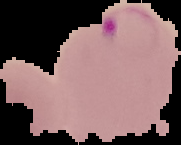
#> input picture archive/train/Parasitized/C101P62ThinF_IMG_20150923_170110_cell_20.png, 181 x 145 px; its folder holds 4 pictures in this run
$ jupyter execute Untitled2.ipynb   (shell and % lines are left out)
#> lines starting #> are read from the running program, lines starting #| are printed output that depends on the picture
[cell 1]
import os
import glob

base_dir = os.path.join(r'C:\Users\DEEPIKA JALAMANCHILI\Downloads\archive\train')
infected_dir = os.path.join(base_dir,'Parasitized')
healthy_dir = os.path.join(base_dir,'Uninfected')

infected_files = glob.glob(infected_dir+'/*.png')
healthy_files = glob.glob(healthy_dir+'/*.png')
len(infected_files), len(healthy_files)

[cell 2]
import numpy as np
import pandas as pd

np.random.seed(42)

files_df = pd.DataFrame({
    'filename': infected_files + healthy_files,
    'label': ['malaria'] * len(infected_files) + ['healthy'] * len(healthy_files)
}).sample(frac=1, random_state=42).reset_index(drop=True)

files_df.head()

[cell 3]
from sklearn.model_selection import train_test_split
from collections import Counter

train_files, test_files, train_labels, test_labels = train_test_split(files_df['filename'].values,
                                                                      files_df['label'].values,
                                                                      test_size=0.3, random_state=42)
train_files, val_files, train_labels, val_labels = train_test_split(train_files,
                                                                    train_labels,
                                                                    test_size=0.1, random_state=42)

print(train_files.shape, val_files.shape, test_files.shape)
print('Train:', Counter(train_labels), '\nVal:', Counter(val_labels), '\nTest:', Counter(test_labels))

[cell 4]
import cv2
from concurrent import futures
import threading

def get_img_shape_parallel(idx, img, total_imgs):
#> called with idx = 0, total_imgs = 1
    if idx % 5000 == 0 or idx == (total_imgs - 1):
        print('{}: working on img num: {}'.format(threading.current_thread().name,
                                                  idx))
    return cv2.imread(img).shape

ex = futures.ThreadPoolExecutor(max_workers=None)
data_inp = [(idx, img, len(train_files)) for idx, img in enumerate(train_files)]
print('Starting Img shape computation:')
train_img_dims_map = ex.map(get_img_shape_parallel,
                            [record[0] for record in data_inp],
                            [record[1] for record in data_inp],
                            [record[2] for record in data_inp])
train_img_dims = list(train_img_dims_map)
#> train_img_dims = [(145, 181, 3)]
print('Min Dimensions:', np.min(train_img_dims, axis=0))
#| Min Dimensions: [145 181   3]
print('Avg Dimensions:', np.mean(train_img_dims, axis=0))
#| Avg Dimensions: [145. 181.   3.]
print('Median Dimensions:', np.median(train_img_dims, axis=0))
#| Median Dimensions: [145. 181.   3.]
print('Max Dimensions:', np.max(train_img_dims, axis=0))
#| Max Dimensions: [145 181   3]

[cell 5]
IMG_DIMS = (125, 125)

def get_img_data_parallel(idx, img, total_imgs):
#> called with idx = 0, total_imgs = 1
    if idx % 5000 == 0 or idx == (total_imgs - 1):
        print('{}: working on img num: {}'.format(threading.current_thread().name,
                                                  idx))
    img = cv2.imread(img)
#> img is the input picture: shape (145, 181, 3); mean B, G, R 94.8, 94.1, 122.4
    img = cv2.resize(img, dsize=IMG_DIMS,
                     interpolation=cv2.INTER_CUBIC)
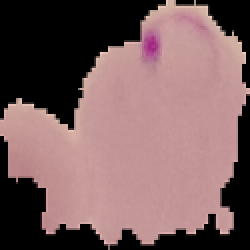
#> img: shape (125, 125, 3) (shown 2 times larger); mean B, G, R 95.2, 94.5, 122.8
    img = np.array(img, dtype=np.float32)
    return img

ex = futures.ThreadPoolExecutor(max_workers=None)
train_data_inp = [(idx, img, len(train_files)) for idx, img in enumerate(train_files)]
val_data_inp = [(idx, img, len(val_files)) for idx, img in enumerate(val_files)]
test_data_inp = [(idx, img, len(test_files)) for idx, img in enumerate(test_files)]

print('Loading Train Images:')
train_data_map = ex.map(get_img_data_parallel,
                        [record[0] for record in train_data_inp],
                        [record[1] for record in train_data_inp],
                        [record[2] for record in train_data_inp])
train_data = np.array(list(train_data_map))

print('\nLoading Validation Images:')
val_data_map = ex.map(get_img_data_parallel,
                        [record[0] for record in val_data_inp],
                        [record[1] for record in val_data_inp],
                        [record[2] for record in val_data_inp])
#> call 2 of get_img_data_parallel, with idx = 0, total_imgs = 1
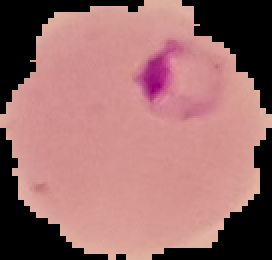
#> input picture archive/train/Parasitized/C101P62ThinF_IMG_20150918_151239_cell_100.png, 136 x 130 px (shown 2 times larger)
#> in get_img_data_parallel, img is the input picture: shape (130, 136, 3); mean B, G, R 108.1, 109.3, 156.1
#> in get_img_data_parallel (call 2), `img = cv2.resize(img, dsize=IMG_DIMS, interpolation=cv2.INTER_CUBIC)`:
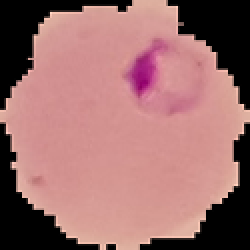
#> img: shape (125, 125, 3) (shown 2 times larger); mean B, G, R 108.4, 109.6, 156.5
val_data = np.array(list(val_data_map))

print('\nLoading Test Images:')
test_data_map = ex.map(get_img_data_parallel,
                        [record[0] for record in test_data_inp],
                        [record[1] for record in test_data_inp],
                        [record[2] for record in test_data_inp])
#> call 3 of get_img_data_parallel, with idx = 0, total_imgs = 2
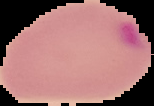
#> input picture archive/train/Parasitized/C111P72ThinF_IMG_20150930_112609_cell_168.png, 154 x 106 px
#> in get_img_data_parallel, img is the input picture: shape (106, 154, 3); mean B, G, R 109.7, 110.2, 157.3
#> in get_img_data_parallel (call 3), `img = cv2.resize(img, dsize=IMG_DIMS, interpolation=cv2.INTER_CUBIC)`:
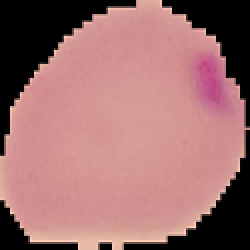
#> img: shape (125, 125, 3) (shown 2 times larger); mean B, G, R 109.9, 110.5, 157.7
#> call 4 of get_img_data_parallel, with idx = 1, total_imgs = 2
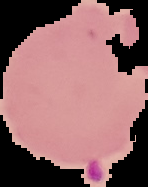
#> input picture archive/train/Parasitized/C103P64ThinF_IMG_20150918_164553_cell_171.png, 148 x 187 px
#> in get_img_data_parallel, img is the input picture: shape (187, 148, 3); mean B, G, R 103.3, 101.7, 144.5
#> in get_img_data_parallel (call 4), `img = cv2.resize(img, dsize=IMG_DIMS, interpolation=cv2.INTER_CUBIC)`:
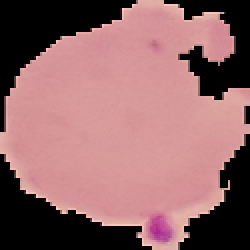
#> img: shape (125, 125, 3) (shown 2 times larger); mean B, G, R 103.8, 102.3, 145.3
test_data = np.array(list(test_data_map))

train_data.shape, val_data.shape, test_data.shape

[cell 6]
import matplotlib.pyplot as plt

plt.figure(1 , figsize = (8 , 8))
n = 0
for i in range(16):
    n += 1
    r = np.random.randint(0 , train_data.shape[0] , 1)
    plt.subplot(4 , 4 , n)
    plt.subplots_adjust(hspace = 0.5 , wspace = 0.5)
    plt.imshow(train_data[r[0]]/255.)
    plt.title('{}'.format(train_labels[r[0]]))
    plt.xticks([]) , plt.yticks([])
#> after the loop, n = 16
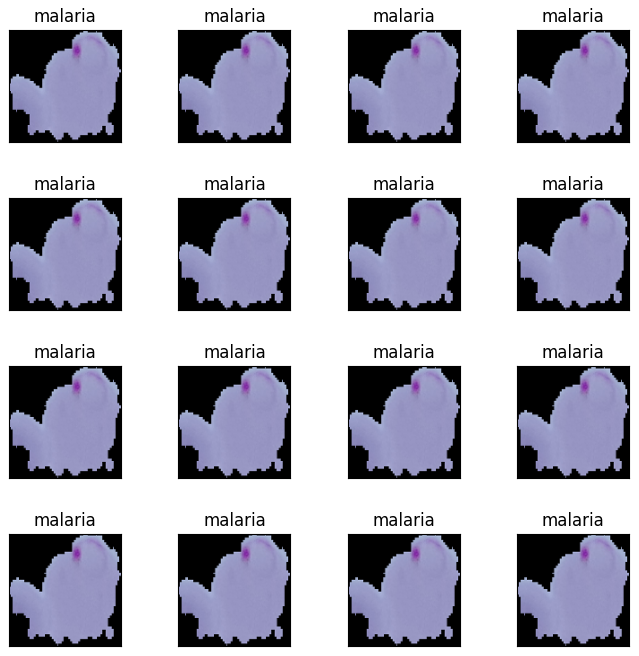
#> figure drawn by matplotlib, 16 panels
